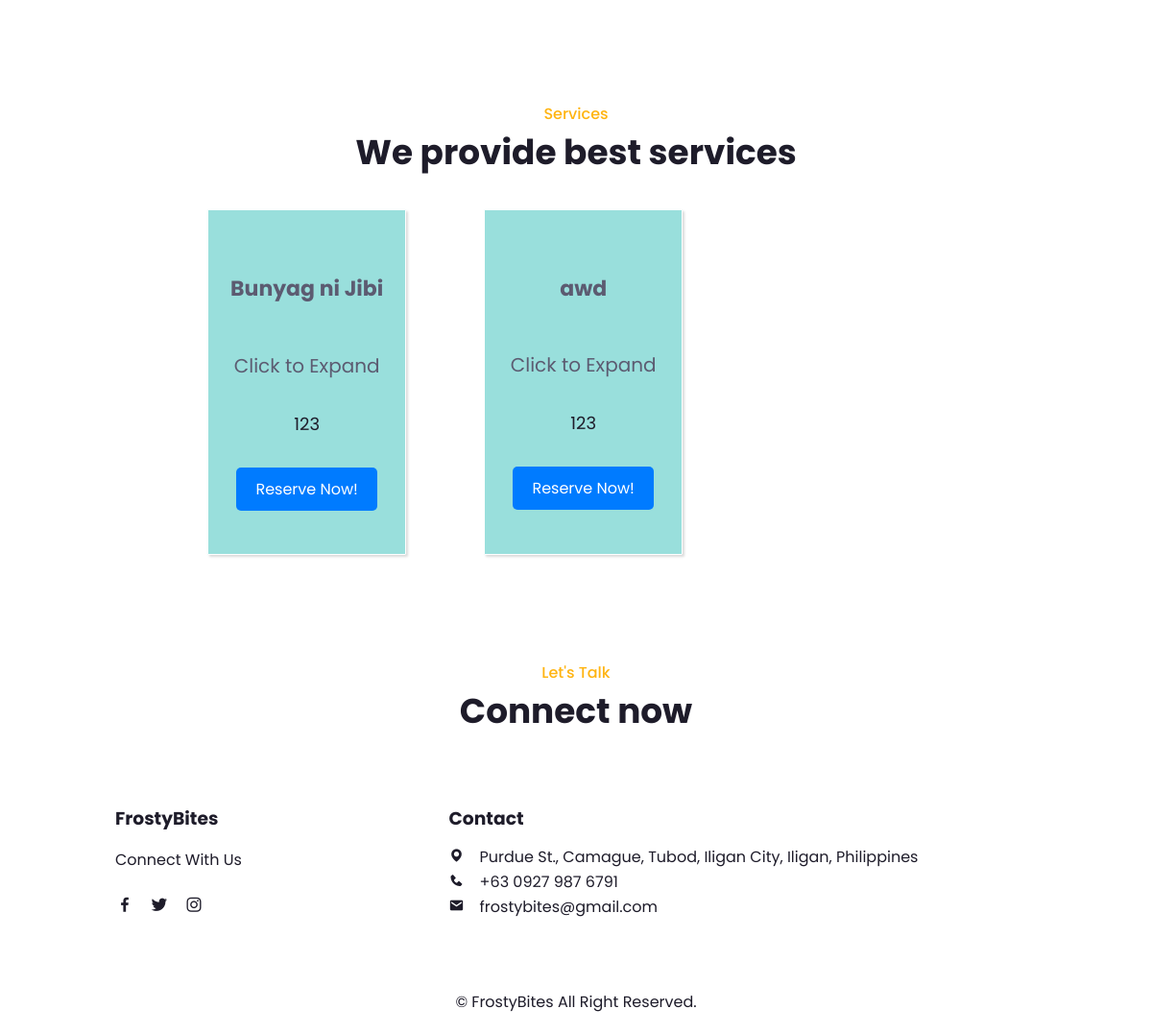
The page /customer/8/ (lower part) on the database as committed earlier.
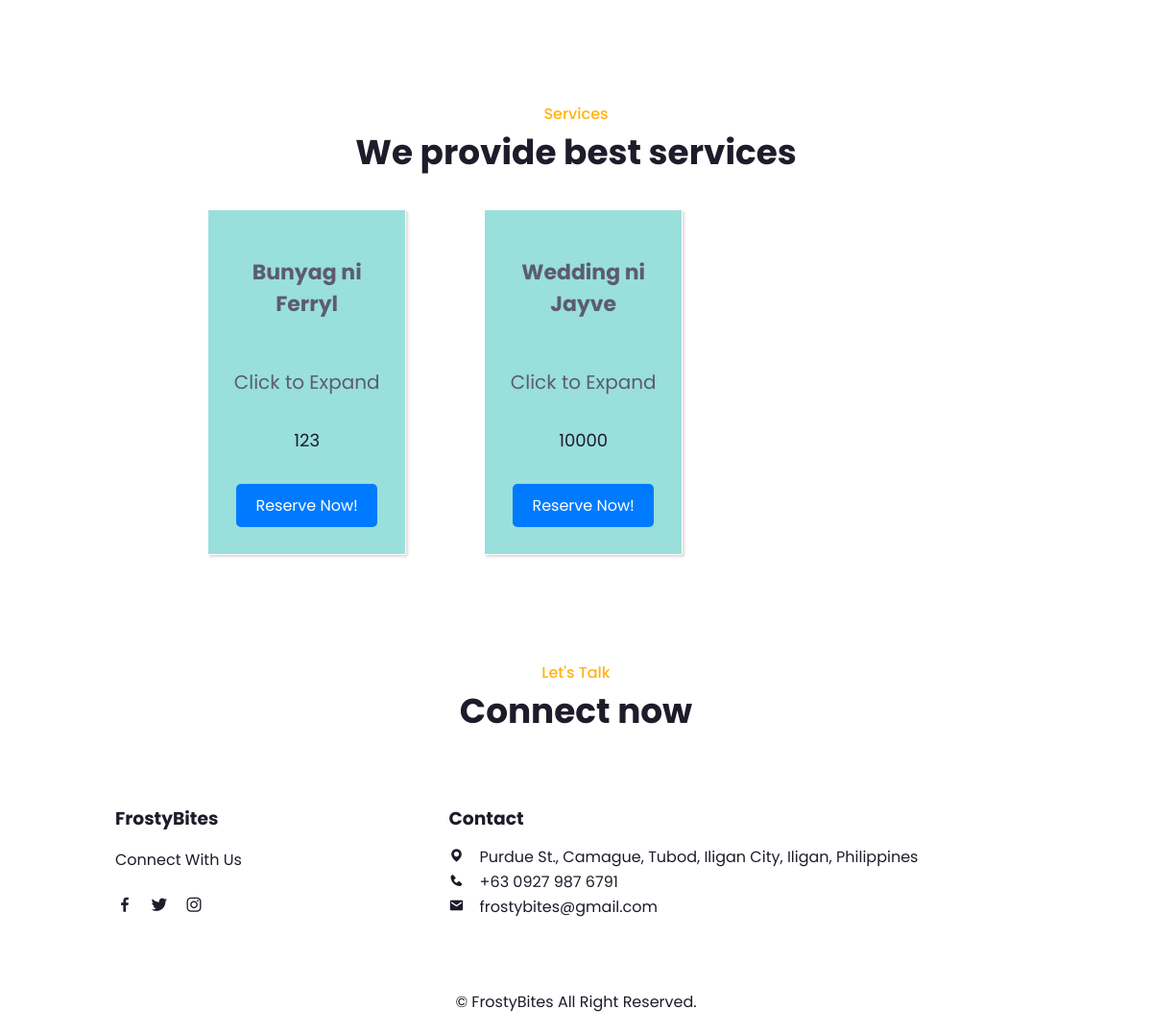
The same page on the database as committed later.
### garden/models.py (models this page shows, shortened)
class Services(models.Model):
    service_name = models.CharField(max_length=255, null=True)
    details = models.CharField(max_length=255, null=True)
    price = models.IntegerField(null=True)

### garden/views.py (the view)
# urls.py: path('customer/<int:id>/', views.customer, name='customer'),
def customer(request, id):
    user = get_object_or_404(User, id=id)  # Retrieve the user by ID
    services = Services.objects.all()  # Query all services
    return render(request, 'customer/customer.html', {'services': services, 'user': user})

### garden/templates/customer/customer.html (shortened to what this page needs)
{% load static %}
<!DOCTYPE html>
<html lang="en">
<head>
    <link rel="stylesheet"
  href="https://unpkg.com/boxicons@latest/css/boxicons.min.css">
  <link rel="stylesheet" href="{% static 'css/landingpage.css' %}">
</head>
<body>
    <section class="about" id="about">
        <div class="about-img">
        </div>
    </section>
    <section class="services" id="services">
        <div class="heading">
            <span>Services</span>
            <h2>We provide best services</h2>
        </div>
        <div class="servives-container">
            <div class="services_con">
              <div class="service_grid">
                {% for service in services %}
                <div class="service">
                  <details>
                    <summary>{{ service.service_name }}</summary>
                  </details>
                  <p class="text">Click to Expand</p>
                  <p>{{ service.price }}</p>
                  <a href="{% url 'reservation_form' customer_id=user.id service_id=service.id %}">
                    <button class="reserve-button">Reserve Now!</button>
                </a>
                </div>
                {% endfor %}
              </div>
            </div>
          </div>
    </section>
    <section class="connect">
        <div class="connect-text">
            <span>Let's Talk</span>
            <h2>Connect now</h2>
        </div>
    </section>
    <section class="contact" id="contact">
        <div class="contact-box">
            <h3>FrostyBites</h3>
            <span>Connect With Us</span>
            <div class="social">
              <a href="https://www.facebook.com/profile.php?id=100054534065983" target="_blank"><i class='bx bxl-facebook'></i></a>
                <a href="#"><i class='bx bxl-twitter' ></i></a>
                <a href="#"><i class='bx bxl-instagram' ></i></a>
            </div>
        </div>
        <div class="contact-box address">
            <h3>Contact</h3>
            <i class='bx bxs-map' ><span>Purdue St., Camague, Tubod, Iligan City, Iligan, Philippines</span></i>
            <i class='bx bxs-phone' ><span>+63 0927 987 6791</span></i>
            <i class='bx bxs-envelope' ><span>frostybites@gmail.com</span></i>
        </div>
    </section>
    <div class="copyright">
        <p>© FrostyBites All Right Reserved.</p>
    </div>
</body>
</html>

Rows that differ between the two databases and show on the page:
removed Services: service_name "awd", price "123"
changed Services: service_name "Bunyag ni Jibi" → "Bunyag ni Ferryl"
added Services: service_name "Wedding ni Jayve", price "10000"
